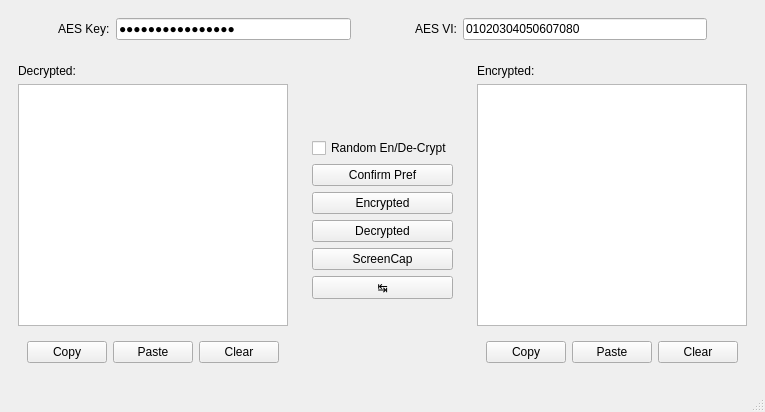
<?xml version="1.0" encoding="UTF-8"?>
<ui version="4.0">
 <class>MainWindow</class>
 <widget class="QMainWindow" name="MainWindow">
  <property name="geometry">
   <rect>
    <x>0</x>
    <y>0</y>
    <width>741</width>
    <height>412</height>
   </rect>
  </property>
  <property name="windowTitle">
   <string>SendMessageSafe | 安心傳訊 | AES Version</string>
  </property>
  <widget class="QWidget" name="centralwidget">
   <layout class="QGridLayout" name="gridLayout">
    <item row="0" column="0">
     <layout class="QHBoxLayout" name="horizontalLayout_3">
      <item>
       <widget class="QWidget" name="Key_Widget" native="true">
        <layout class="QHBoxLayout" name="horizontalLayout_2">
         <item>
          <spacer name="horizontalSpacer_2">
           <property name="orientation">
            <enum>Qt::Horizontal</enum>
           </property>
           <property name="sizeType">
            <enum>QSizePolicy::Fixed</enum>
           </property>
           <property name="sizeHint" stdset="0">
            <size>
             <width>40</width>
             <height>20</height>
            </size>
           </property>
          </spacer>
         </item>
         <item>
          <widget class="QLabel" name="key_label">
           <property name="text">
            <string>AES Key:</string>
           </property>
          </widget>
         </item>
         <item>
          <widget class="QLineEdit" name="key_input">
           <property name="minimumSize">
            <size>
             <width>137</width>
             <height>21</height>
            </size>
           </property>
           <property name="text">
            <string>hhhhhhhhhhhhhhhh</string>
           </property>
           <property name="echoMode">
            <enum>QLineEdit::Password</enum>
           </property>
          </widget>
         </item>
        </layout>
       </widget>
      </item>
      <item>
       <spacer name="horizontalSpacer_3">
        <property name="orientation">
         <enum>Qt::Horizontal</enum>
        </property>
        <property name="sizeType">
         <enum>QSizePolicy::Minimum</enum>
        </property>
        <property name="sizeHint" stdset="0">
         <size>
          <width>40</width>
          <height>20</height>
         </size>
        </property>
       </spacer>
      </item>
      <item>
       <widget class="QWidget" name="VI_Widgets" native="true">
        <layout class="QHBoxLayout" name="horizontalLayout">
         <item>
          <widget class="QLabel" name="vi_label">
           <property name="text">
            <string>AES VI:</string>
           </property>
          </widget>
         </item>
         <item>
          <widget class="QLineEdit" name="vi_input">
           <property name="minimumSize">
            <size>
             <width>148</width>
             <height>21</height>
            </size>
           </property>
           <property name="text">
            <string>01020304050607080</string>
           </property>
           <property name="echoMode">
            <enum>QLineEdit::Normal</enum>
           </property>
          </widget>
         </item>
         <item>
          <spacer name="horizontalSpacer">
           <property name="orientation">
            <enum>Qt::Horizontal</enum>
           </property>
           <property name="sizeType">
            <enum>QSizePolicy::Fixed</enum>
           </property>
           <property name="sizeHint" stdset="0">
            <size>
             <width>40</width>
             <height>20</height>
            </size>
           </property>
          </spacer>
         </item>
        </layout>
       </widget>
      </item>
     </layout>
    </item>
    <item row="1" column="0">
     <layout class="QHBoxLayout" name="horizontalLayout_4">
      <item>
       <widget class="QWidget" name="Decrypted_Msg" native="true">
        <layout class="QVBoxLayout" name="verticalLayout">
         <item>
          <widget class="QLabel" name="msg_label">
           <property name="text">
            <string>Decrypted:</string>
           </property>
          </widget>
         </item>
         <item>
          <widget class="QTextEdit" name="msg_input"/>
         </item>
         <item>
          <widget class="QWidget" name="Decrypted_Edit_Widget" native="true">
           <layout class="QHBoxLayout" name="horizontalLayout_5">
            <item>
             <widget class="QPushButton" name="Copy_Decrypted">
              <property name="text">
               <string>Copy</string>
              </property>
             </widget>
            </item>
            <item>
             <widget class="QPushButton" name="Paste_Decrypted">
              <property name="text">
               <string>Paste</string>
              </property>
             </widget>
            </item>
            <item>
             <widget class="QPushButton" name="Clear_Decrypted">
              <property name="text">
               <string>Clear</string>
              </property>
             </widget>
            </item>
           </layout>
          </widget>
         </item>
        </layout>
       </widget>
      </item>
      <item>
       <widget class="QWidget" name="de_en_Btn_Widget" native="true">
        <layout class="QVBoxLayout" name="verticalLayout_3">
         <item>
          <spacer name="verticalSpacer_2">
           <property name="orientation">
            <enum>Qt::Vertical</enum>
           </property>
           <property name="sizeHint" stdset="0">
            <size>
             <width>20</width>
             <height>40</height>
            </size>
           </property>
          </spacer>
         </item>
         <item>
          <widget class="QCheckBox" name="RandomCheckBox">
           <property name="text">
            <string>Random En/De-Crypt</string>
           </property>
          </widget>
         </item>
         <item>
          <widget class="QPushButton" name="confirmBtn">
           <property name="text">
            <string>Confirm Pref</string>
           </property>
          </widget>
         </item>
         <item>
          <widget class="QPushButton" name="encryptBtn">
           <property name="text">
            <string>Encrypted</string>
           </property>
          </widget>
         </item>
         <item>
          <widget class="QPushButton" name="decryptBtn">
           <property name="text">
            <string>Decrypted</string>
           </property>
          </widget>
         </item>
         <item>
          <widget class="QPushButton" name="screenCapBtn">
           <property name="text">
            <string>ScreenCap</string>
           </property>
          </widget>
         </item>
         <item>
          <widget class="QPushButton" name="exchangeBtn">
           <property name="text">
            <string>↹</string>
           </property>
          </widget>
         </item>
         <item>
          <spacer name="verticalSpacer">
           <property name="orientation">
            <enum>Qt::Vertical</enum>
           </property>
           <property name="sizeHint" stdset="0">
            <size>
             <width>20</width>
             <height>40</height>
            </size>
           </property>
          </spacer>
         </item>
        </layout>
       </widget>
      </item>
      <item>
       <widget class="QWidget" name="Encrypted_Widget" native="true">
        <layout class="QVBoxLayout" name="verticalLayout_2">
         <item>
          <widget class="QLabel" name="output_label">
           <property name="text">
            <string>Encrypted:</string>
           </property>
          </widget>
         </item>
         <item>
          <widget class="QTextEdit" name="output"/>
         </item>
         <item>
          <widget class="QWidget" name="Encrypted_Edit_Widget" native="true">
           <layout class="QHBoxLayout" name="horizontalLayout_6">
            <item>
             <widget class="QPushButton" name="Copy_Encrypted">
              <property name="text">
               <string>Copy</string>
              </property>
             </widget>
            </item>
            <item>
             <widget class="QPushButton" name="Paste_Encrypted">
              <property name="text">
               <string>Paste</string>
              </property>
             </widget>
            </item>
            <item>
             <widget class="QPushButton" name="Clear_Encrypted">
              <property name="text">
               <string>Clear</string>
              </property>
             </widget>
            </item>
           </layout>
          </widget>
         </item>
        </layout>
       </widget>
      </item>
     </layout>
    </item>
   </layout>
  </widget>
  <widget class="QStatusBar" name="statusbar"/>
 </widget>
 <resources/>
 <connections/>
</ui>
